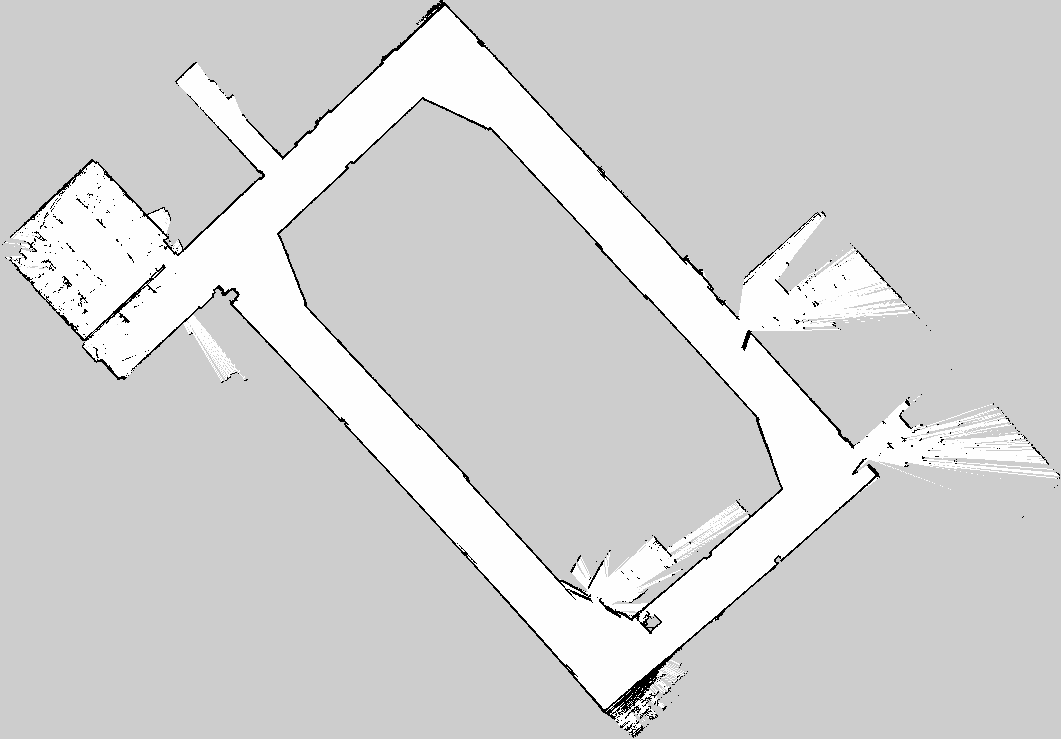
#> input picture map_cleaner/slam_map.pgm, 1061 x 739 px
$ python map_cleaner.py
#> lines starting #> are read from the running program, lines starting #| are printed output that depends on the picture; after the words box and inside, x2 and y2 are one past the last pixel; in counts of white or black regions, pixels touching at a corner belong together
import cv2
import numpy as np


# ---------------------------------------------------------
# HELPER FUNCTIONS
# ---------------------------------------------------------

def get_normal(p_prev, p_next):

    tangent = p_next - p_prev
    tangent = tangent / (np.linalg.norm(tangent) + 1e-6)

    normal = np.array([-tangent[1], tangent[0]])

    return normal

def reorder_points_nearest(points):
    if len(points) == 0:
        return np.array([])

    # Force numpy array
    points = np.asarray(points, dtype=np.int32)

    used = np.zeros(len(points), dtype=bool)
    ordered = []

    # Start from leftmost point
    start_idx = np.argmin(points[:, 0])
    current_idx = start_idx

    ordered.append(points[current_idx])
    used[current_idx] = True

    for _ in range(len(points) - 1):
        current_point = points[current_idx]

        remaining = np.where(~used)[0]
        if len(remaining) == 0:
            break

        dists = np.linalg.norm(points[remaining] - current_point, axis=1)
        nearest_idx = remaining[np.argmin(dists)]

        ordered.append(points[nearest_idx])
        used[nearest_idx] = True
        current_idx = nearest_idx

    return np.array(ordered, dtype=np.int32)

def generate_other_contour(reference_contour, mode, binary, min_distance=10, max_search=150):
    pts = reference_contour.reshape(-1, 2)
    generated_points = []

    for i in range(len(pts)):
        p_prev = pts[i - 1]
        p_curr = pts[i]
        p_next = pts[(i + 1) % len(pts)]

        normal = get_normal(p_prev, p_next)

        # --- Ensure normal points in the correct direction ---
        test_point = p_curr + normal * min_distance
        dist_test = cv2.pointPolygonTest(reference_contour, tuple(test_point.astype(float)), True)

        if mode == "outer_from_inner":
            # Normal must point OUTSIDE inner contour
            if dist_test >= 0:
                normal = -normal
        else:  # "inner_from_outer"
            # Normal must point INSIDE outer contour
            if dist_test < 0:
                normal = -normal

        # --- Project along normal to find the target contour ---
        found = False
        for d in range(min_distance, max_search):
            probe = p_curr + normal * d
            x, y = int(probe[0]), int(probe[1])

            if not (0 <= x < binary.shape[1] and 0 <= y < binary.shape[0]):
                continue

            if mode == "outer_from_inner":
                # Must be valid outer region
                if binary[y, x] == 0:
                    continue

                # Must be strictly outside inner contour
                dist_inner = cv2.pointPolygonTest(reference_contour, (float(x), float(y)), True)
                if dist_inner < -min_distance:
                    generated_points.append(np.array([x, y], dtype=np.int32))
                    found = True
                    break

            else:  # inner_from_outer
                # Must be inside the outer contour
                if binary[y, x] != 0:
                    dist_outer = cv2.pointPolygonTest(reference_contour, (float(x), float(y)), True)
                    if dist_outer > min_distance:
                        generated_points.append(np.array([x, y], dtype=np.int32))
                        found = True
                        break

        if not found:
            # Optional: fallback if no valid point is found
            continue

    generated_points = reorder_points_nearest(generated_points)

    return np.array(generated_points, dtype=np.int32).reshape(-1, 1, 2)

def select_contour(img, contours, title, highlight=None):
    idx = 0

    while True:
        display = cv2.cvtColor(img, cv2.COLOR_GRAY2BGR)

        if highlight is not None:
            cv2.drawContours(display, [highlight], -1, (0, 255, 0), 2)

        cv2.drawContours(display, contours, idx, (0, 0, 255), 3)

        cv2.putText(display,
                    f"{title} ({idx+1}/{len(contours)})",
                    (20, 40),
                    cv2.FONT_HERSHEY_SIMPLEX,
                    0.8,
                    (0,255,0),
                    2)

        cv2.imshow(title, display)

        key = cv2.waitKey(0)

        if key == 81:  # LEFT
            idx = (idx - 1) % len(contours)

        elif key == 83:  # RIGHT
            idx = (idx + 1) % len(contours)

        elif key == 13:  # ENTER
            cv2.destroyWindow(title)
            return contours[idx]


# ---------------------------------------------------------
# LOAD IMAGE
# ---------------------------------------------------------

img = cv2.imread("slam_map.pgm", cv2.IMREAD_GRAYSCALE)
#> img is the input picture: shape (739, 1061); min 0, max 254, mean 210.6

# ---------------------------------------------------------
# PREPROCESSING
# ---------------------------------------------------------

binary = cv2.inRange(img, 0, 60)
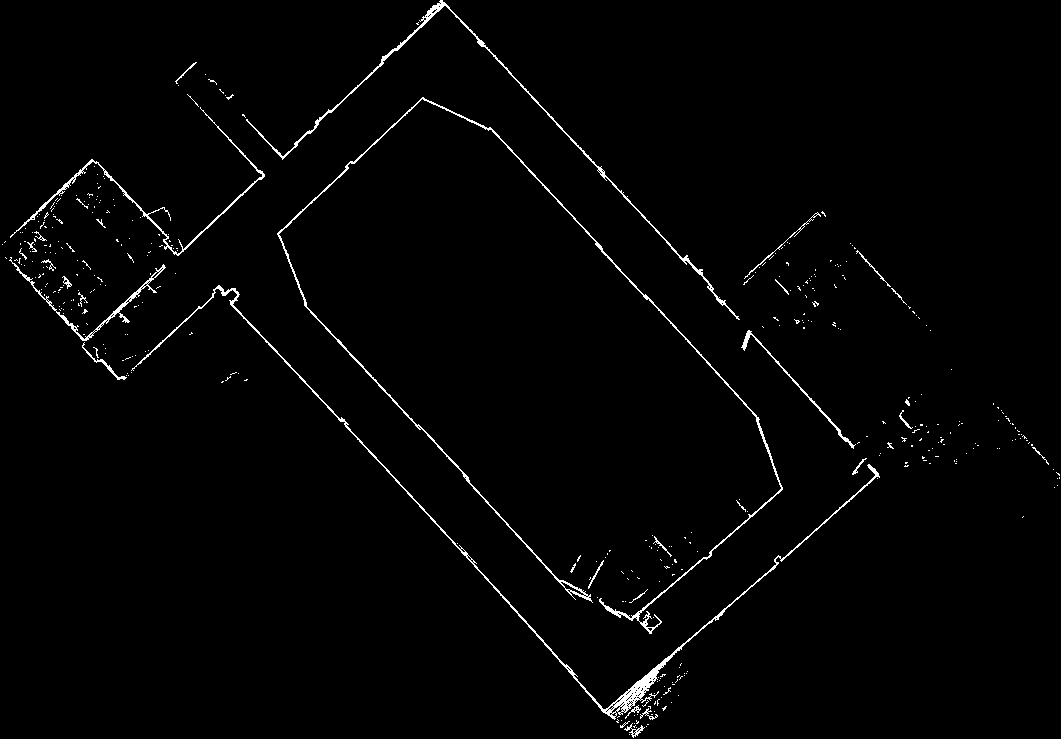
#> binary: shape (739, 1061); 1.5% white in thin lines or dots

kernel = cv2.getStructuringElement(cv2.MORPH_RECT, (5,5))
binary = cv2.dilate(binary, kernel, iterations=1)
#> binary: shape (739, 1061); 6.3% white; 95 white regions, largest, box (x1, y1, x2, y2) and area: (0, 92, 882, 739) 19892, (275, 95, 785, 636) 12314, (240, 0, 742, 322) 5853

num_labels, labels, stats, _ = cv2.connectedComponentsWithStats(binary, connectivity=8)
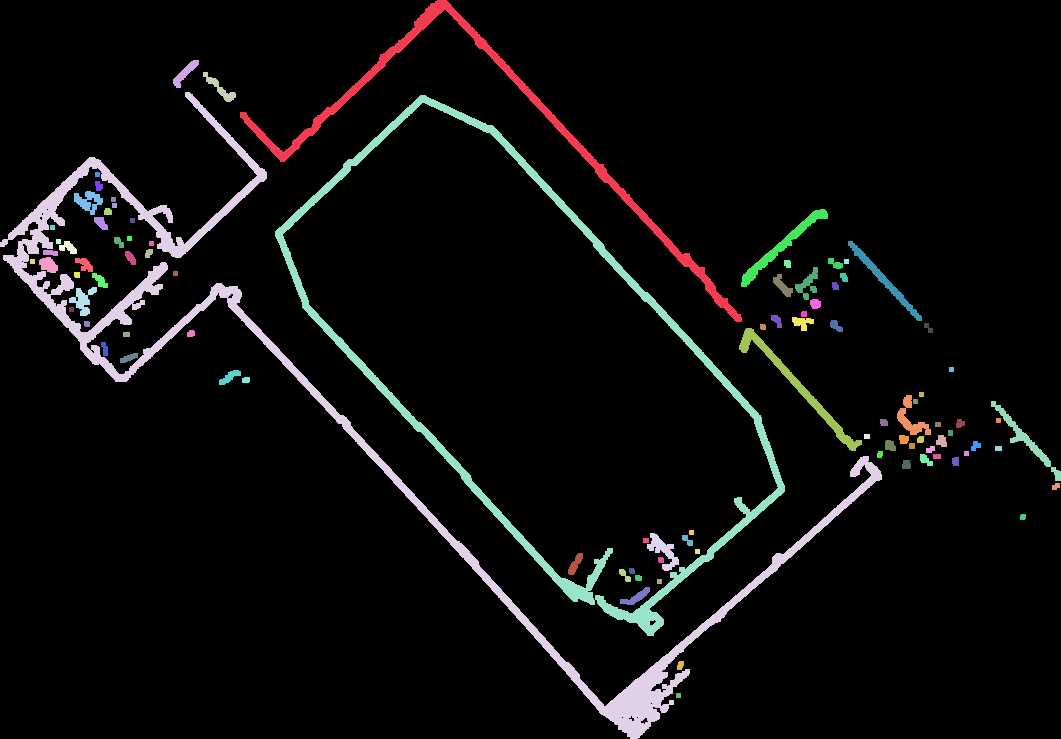
#> labels: shape (739, 1061) int32; 96 distinct labels, from 0 to 95; one colour per label, 0 black
#> num_labels = 96; stats = 96 rows, first 6: [0, 0, 1061, 739, 734520], [240, 0, 502, 322, 5853], [173, 60, 26, 28, 258], [203, 72, 33, 30, 270], [0, 92, 882, 647, 19892], [275, 95, 510, 541, 12314]

min_area = 500
filtered = np.zeros_like(binary)

for i in range(1, num_labels):
    if stats[i, cv2.CC_STAT_AREA] >= min_area:
        filtered[labels == i] = 255
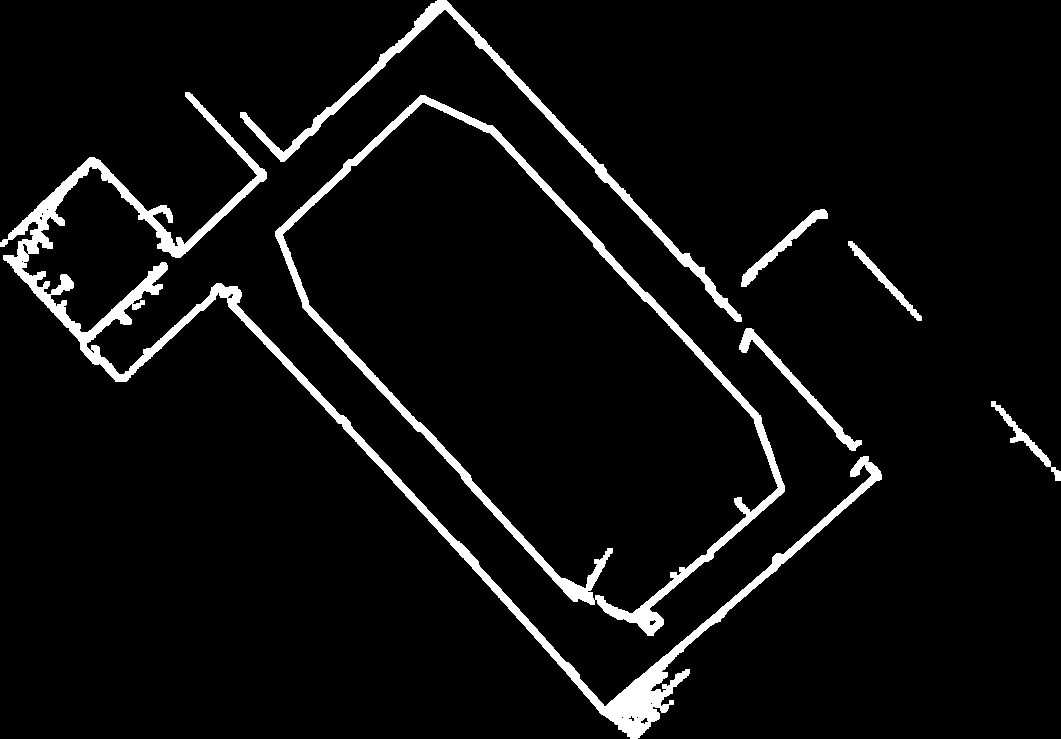
#> filtered: shape (739, 1061); 5.4% white; 7 white regions

binary = filtered

# ---------------------------------------------------------
# FIND CONTOURS
# ---------------------------------------------------------

contours, _ = cv2.findContours(binary, cv2.RETR_LIST, cv2.CHAIN_APPROX_SIMPLE)
#> contours = 21 contours, 10 with area under 20; largest, box (x1, y1, x2, y2) and area: (275, 95, 785, 636) 136387, (282, 102, 779, 614) 125337, (0, 92, 882, 739) 18075, (240, 0, 742, 322) 5266, (739, 328, 862, 451) 1300

# ---------------------------------------------------------
# USER SELECT FIRST CONTOUR
# ---------------------------------------------------------

chosen_contour = select_contour(img, contours, "Choose Contour")
#> in select_contour, `cv2.drawContours(display, contours, idx, (0, 0, 255), 3)`: display: shape (739, 1061, 3); 0.01% of pixels changed, all inside (x1, y1, x2, y2) = (638, 715, 651, 727)
#> in select_contour, `cv2.putText(display, f"{title} ({idx+1}/{len(contours)})", (20, 40), c..`:
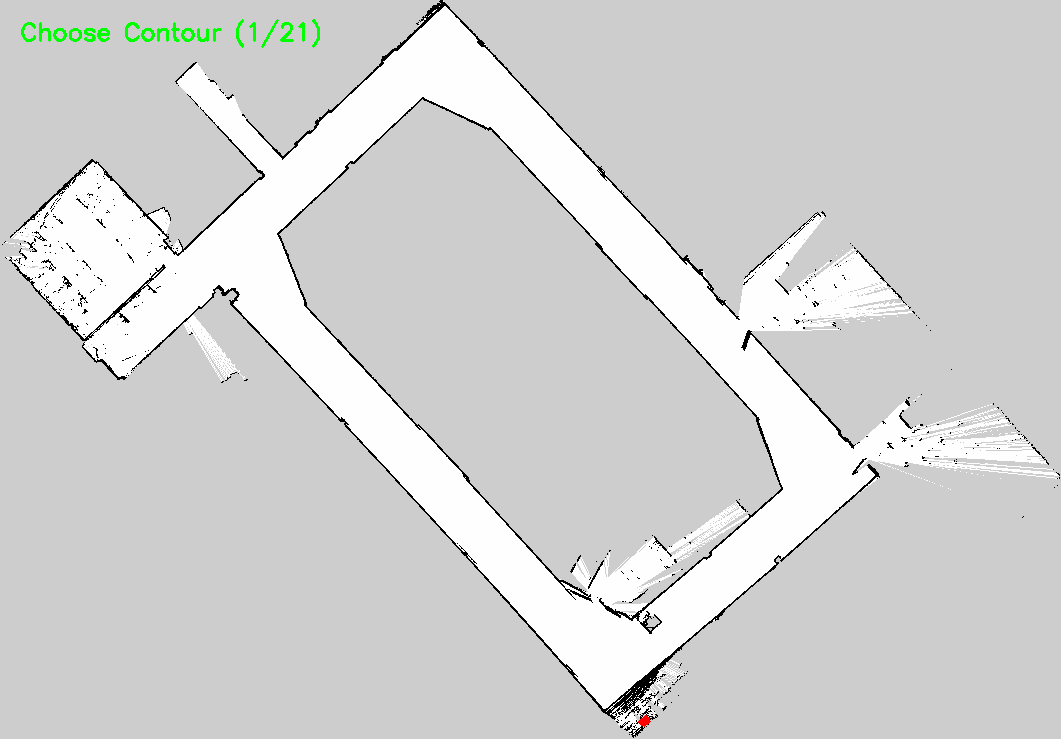
#> display: shape (739, 1061, 3); mean B, G, R 210.1, 210.7, 210.1
#> (key Esc is pressed here)
#> chosen_contour = contour of 15 points, box (x1, y1, x2, y2) (640, 717, 649, 725), area 30

cv2.destroyAllWindows()

print("\nSelected contour.")
ctype = input("Is this contour INNER (i) or OUTER (o)? ")
#> the answer given: out.png

inner = None
outer = None

if ctype.lower() == "i":
    inner = chosen_contour
else:
    outer = chosen_contour
#> outer has the same summary as chosen_contour


# ---------------------------------------------------------
# HANDLE SECOND CONTOUR
# ---------------------------------------------------------

mode = input("Find outer automatically (a) or manually select (m)? ")
#> the answer given: out.png

if inner is not None:
    if mode == "m":
        outer = select_contour(img, contours, "Select OUTER contour", inner)
    else:
        outer = generate_other_contour(inner, "outer_from_inner", binary)


elif outer is not None:
    if mode == "m":
        inner = select_contour(img, contours, "Select INNER contour", outer)
    else:
        inner = generate_other_contour(outer, "inner_from_outer", binary)
#> in generate_other_contour, `pts = reference_contour.reshape(-1, 2)`: pts = 15 rows, first 8: [645, 717], [646, 717], [647, 718], [647, 720], [648, 721], [647, 722], [645, 722], [645, 723]
#> the loop in generate_other_contour, `for i in range(len(pts)):` made 15 passes
#> (p_prev, p_curr, p_next, tangent in get_normal, normal, test_point, dist_test) on passes 1 to 7: ([642, 720], [645, 717], [646, 717], [0.8, -0.6], [-0.6, -0.8], [651, 725], -4.95), ([645, 717], [646, 717], [647, 718], [0.894, 0.447], [0.447, -0.894], [641.5, 725.9], -2.94), ([646, 717], [647, 718], [647, 720], [0.316, 0.949], [0.949, -0.316], [637.5, 721.2], -2.49), ([647, 718], [647, 720], [648, 721], [0.316, 0.949], [0.949, -0.316], [637.5, 723.2], -2.75), ([647, 720], [648, 721], [647, 722], [0, 1], [1, 0], [638, 721], -2), ([648, 721], [647, 722], [645, 722], [-0.949, 0.316], [0.316, 0.949], [643.8, 712.5], -4.63), ([647, 722], [645, 722], [645, 723], [-0.894, 0.447], [0.447, 0.894], [640.5, 713.1], -5.95)
#> after the loop in generate_other_contour, `for i in range(len(pts)):`: generated_points = []
#> in generate_other_contour, `generated_points = reorder_points_nearest(generated_points)`: generated_points = empty array
#> inner = empty array


# ---------------------------------------------------------
# DRAW FINAL RESULT
# ---------------------------------------------------------

contour_img = cv2.cvtColor(img, cv2.COLOR_GRAY2BGR)

if inner is not None:
    cv2.drawContours(contour_img, [inner], -1, (0,255,0), 3)

if outer is not None:
    cv2.polylines(contour_img, [outer], True, (0,0,255), 3)

cv2.imshow("Contours", contour_img)


# ---------------------------------------------------------
# SAVE RESULT
# ---------------------------------------------------------

h, w = img.shape
#> h = 739; w = 1061
contour_only = np.ones((h,w), dtype=np.uint8) * 255
#> contour_only: shape (739, 1061); every value is 255

if inner is not None:
    cv2.polylines(contour_only, [inner], True, 0, 3)

if outer is not None:
    cv2.polylines(contour_only, [outer], True, 0, 3)
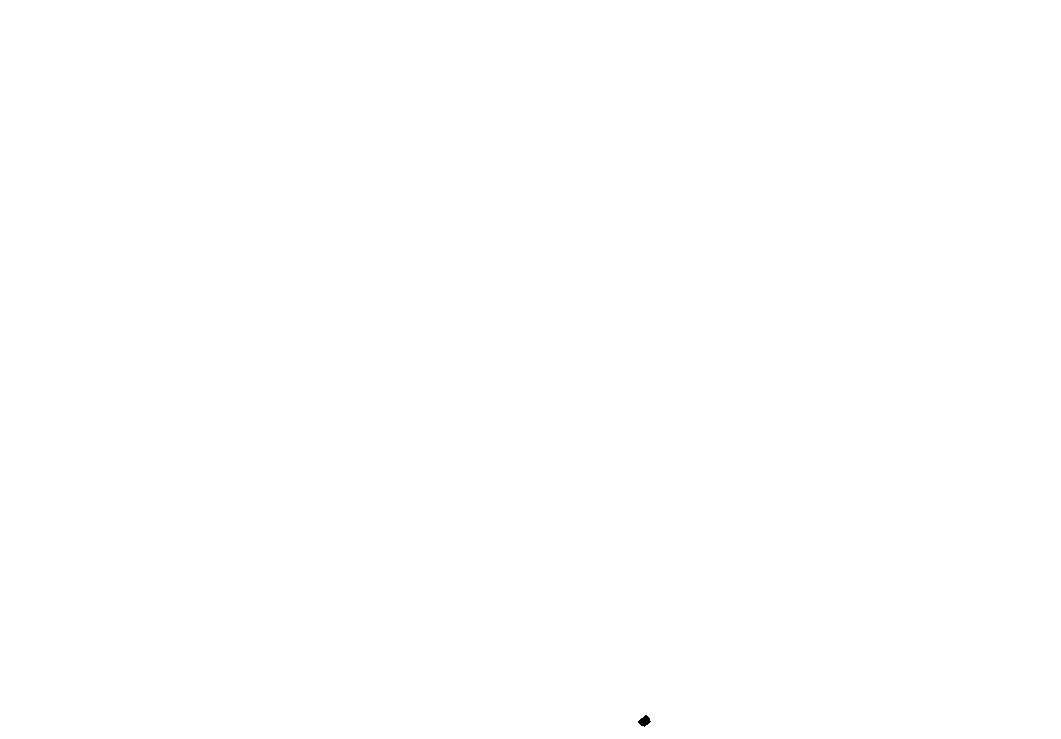
#> contour_only: shape (739, 1061); 100% white; 1 black region, box (x1, y1, x2, y2) and area: (638, 715, 651, 727) 91

cv2.imwrite("final_contours.png", contour_only)

cv2.waitKey(0)
cv2.destroyAllWindows()
